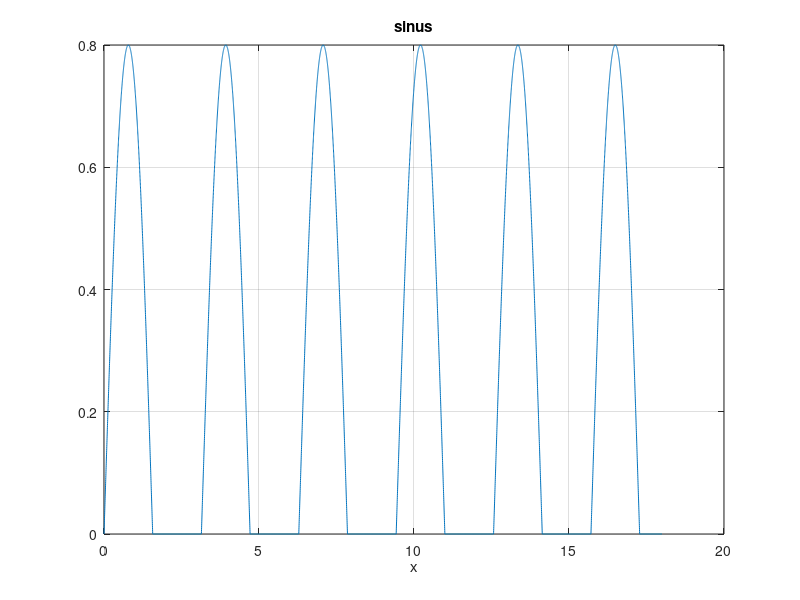

Write the MATLAB code that produced this figure.
close all
clc
clear all
A = 0.8;
x = 0:0.002:3*6;
s = A*sin(2*x);
s(s < 0) = 0;
figure
plot(x,s),grid,title('sinus'),xlabel('x')